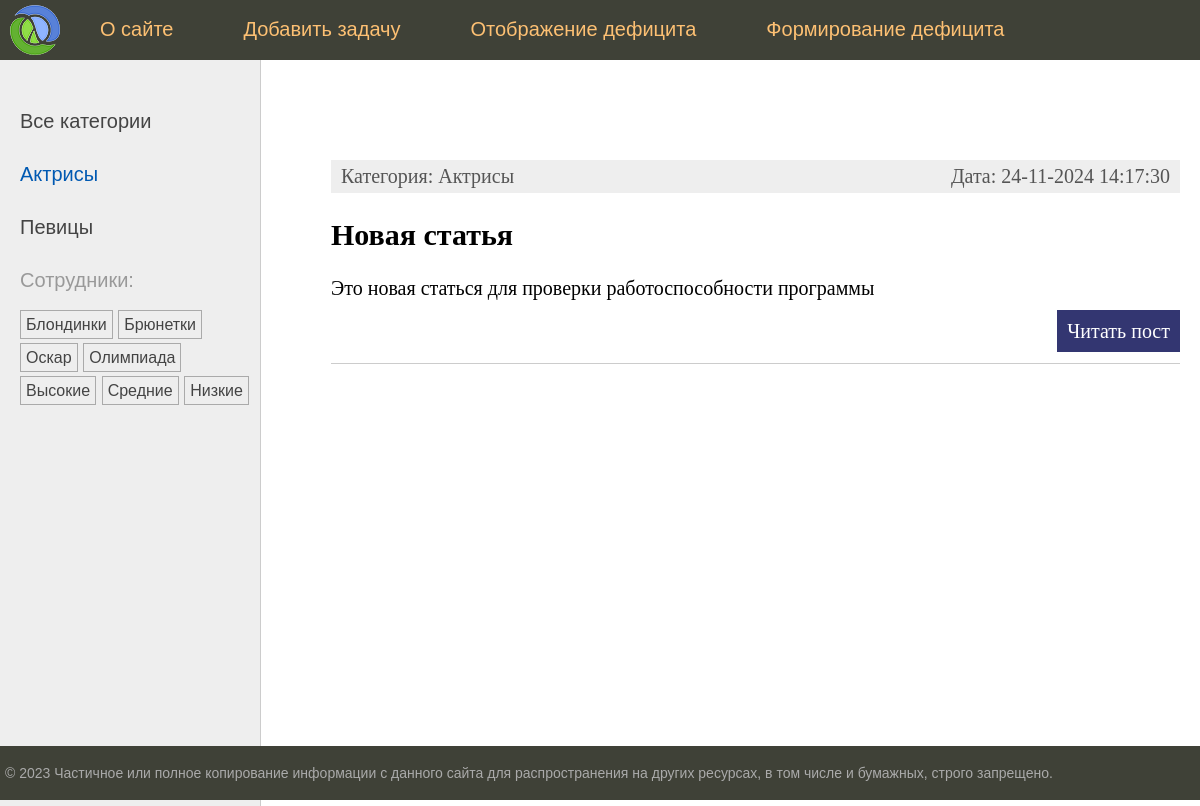
Screenshot of /category/aktrisy/ with the database file from the repository.
### women/models.py (models this page shows, shortened)
class Category(models.Model):
    name = models.CharField(max_length=100, db_index=True, verbose_name="Название")
    slug = models.SlugField(max_length=255, unique=True, db_index=True)
    class Meta:
        verbose_name = "Категория"
        verbose_name_plural = "Категории"
    def get_absolute_url(self):
        return reverse('category', kwargs={'cat_slug': self.slug})

class TagPost(models.Model):
    tag = models.CharField(max_length=100, db_index=True)
    slug = models.SlugField(max_length=255, unique=True, db_index=True)
    def get_absolute_url(self):
        return reverse('tag', kwargs={'tag_slug': self.slug})

class Women(models.Model):
    class Status(models.IntegerChoices):
        DRAFT = 0, 'Черновик'
        PUBLISHED = 1, 'Опубликовано'
    title = models.CharField(max_length=255, verbose_name='Заголовок')
    slug = models.SlugField(max_length=255, unique=True, db_index=True, verbose_name='URL')
    photo = models.FileField(upload_to="post_docs/%Y/%m/%d", default=None, blank=True,
                             null=True, verbose_name="Файлы")
    content = models.TextField(blank=True, verbose_name='Текст статьи')
    time_create = models.DateTimeField(auto_now_add=True, verbose_name='Время создания')
    time_update = models.DateTimeField(auto_now=True)
    is_published = models.BooleanField(choices=tuple(map(lambda x: (bool(x[0]), x[1]), Status.choices)),
                                       default=Status.DRAFT, verbose_name='Статус')
    cat = models.ForeignKey('Category', on_delete=models.PROTECT, related_name='posts', verbose_name="Категория")
    tags = models.ManyToManyField('TagPost', blank=True, related_name='tags', verbose_name='Сотрудник')
    husband = models.OneToOneField('Husband', on_delete=models.SET_NULL, null=True, blank=True, related_name='women',
                                   verbose_name='Муж')
    objects = models.Manager()
    published = PublishedManager()
    class Meta:
        verbose_name = "Задачи"
        verbose_name_plural = "Задачи"
        ordering = ['-time_create']
        indexes = [
            models.Index(fields=['-time_create'])
        ]
    def get_absolute_url(self):
        return reverse('post', kwargs={'post_slug': self.slug})

### women/views.py (the view)
# urls.py: path('category/<slug:cat_slug>/', views.show_category, name='category'),
def show_category(request, cat_slug):
    category = get_object_or_404(Category, slug=cat_slug)
    posts = Women.published.filter(cat_id=category.pk)
    data = {
        'title': f'Рубрика: {category.name}',
        'posts': posts,
        'cat_selected': category.pk,
    }
    return render(request, 'women/index.html', context=data)

### women/models.py (called while the page is built)
    def get_queryset(self):
        return super().get_queryset().filter(is_published=Women.Status.PUBLISHED)

### women/templatetags/women_tags.py (called while the page is built)
@register.simple_tag()
def get_menu():
    return menu

@register.inclusion_tag('women/list_categories.html')
def show_categories(cat_selected=0):
    cats = Category.objects.all()
    return {'cats': cats, 'cat_selected': cat_selected}

@register.inclusion_tag('women/list_tags.html')
def show_all_tags():
    return {'tags': TagPost.objects.all()}

### women/templates/women/index.html (shortened to what this page needs)
{% extends 'base.html' %}
{% block content %}
<ul class="list-articles" xmlns="http://www.w3.org/1999/html">
	{% for p in posts %}
			<li><div class="article-panel">
	<p class="first">Категория: {{p.cat.name}}</p>
	<p class="last">Дата: {{p.time_update|date:"d-m-Y H:i:s"}}</p>
    </div>
				<h2>{{p.title}}</h2>
					{% autoescape off %}
					{{p.content|linebreaks|truncatewords:40}}
					{% endautoescape %}
			<p class="link-read-post"><a href="{{ p.get_absolute_url }}">Читать пост</a></p>
			</li>
	{% endfor %}
</ul>
{% endblock %}

### women/templates/women/list_categories.html
{% for cat in cats %}
{% if cat.id == cat_selected %}
<li class="selected">{{cat.name}}</li>
{% else %}
<li><a href="{{ cat.get_absolute_url }}">{{cat.name}}</a></li>
{% endif %}
{% endfor %}

### women/templates/women/list_tags.html
{% if tags %}
<p>Сотрудники:</p>
<ul class="tags-list">
    {% for t in tags %}
    <li><a href="{{t.get_absolute_url}}">{{t.tag}}</a></li>
    {% endfor %}
</ul>
{% endif %}

### women/static/women/css/styles.css (style rules this page uses)
html, body { font-family: 'Arial'; margin: 0; padding: 0; height: 100%; width: 100%; color: #444; }
a { color: #0059b2; text-decoration: none; }
p.link-read-post { text-align: right; }
p.link-read-post a { padding: 10px; min-width: 100px; background: #333671; color: #fff; text-decoration: none; }
div.article-panel { background: #eee; padding: 5px 10px 5px 10px; box-sizing: border-box; overflow: hidden; color: #555; }
div.article-panel p.first { margin: 0; float: left; }
div.article-panel p.last { margin: 0; float: right; }
ul.list-articles { list-style: none; margin: 0; padding: 0; }
ul.list-articles li { border-bottom: 1px solid #ccc; }
.left-chapters ul { width: 230px; margin: 0; padding: 20px 10px 10px 20px; list-style: none; font-size: 20px; }
.left-chapters ul li { margin: 30px 0 0 0; color: #999; }
.left-chapters ul li.selected { color: #0059b2; }
.left-chapters ul li a { color: #444; text-decoration: none; }
ul.tags-list { width: 100%; margin: 0; padding: 0; list-style: none; }
ul.tags-list li { margin: 0; padding: 0 0 10px; display: inline-block; }
ul.tags-list li a { padding: 5px; font-size: 16px; border: 1px solid #aaa; }

### rows the page displays
Category: name "Актрисы"
Category: name "Певицы"
TagPost: tag "Блондинки"
TagPost: tag "Брюнетки"
TagPost: tag "Оскар"
TagPost: tag "Олимпиада"
TagPost: tag "Высокие"
TagPost: tag "Средние"
TagPost: tag "Низкие"
Women: cat.name "Актрисы", time_update "24-11-2024 14:17:30", title "Новая статья", content "Это новая статься для проверки работоспособности программы"

### other values shown
{{ m.title }} "О сайте" "Добавить задачу" "Отображение дефицита" "Формирование дефицита"
